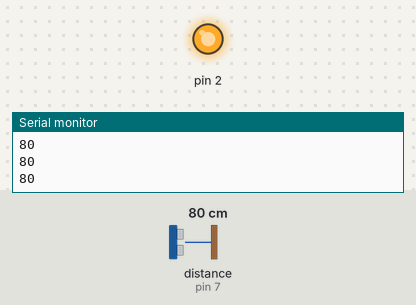
Simulated run of this sketch. Board: Arduino Uno, built with avr-gcc and run on an emulated ATmega328P. On the bench: output pins drawn as LEDs (lit = HIGH), the last lines printed to the serial monitor. Inputs (shaded band) come from the test bench; at power-on: distance to the obstacle (sensor on pin 7) 80 cm.

Above: at 1.2 s.
1.3 s: distance to the obstacle (sensor on pin 7) set to 96 cm
2.8 s: distance to the obstacle (sensor on pin 7) set to 105 cm
At 3.7 s:
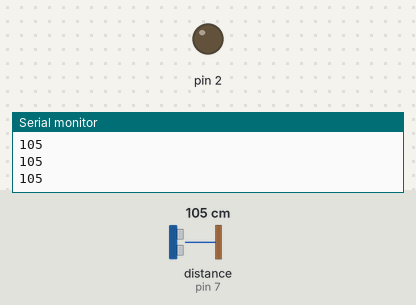
4.3 s: distance to the obstacle (sensor on pin 7) set to 2 cm
At 5.5 s:
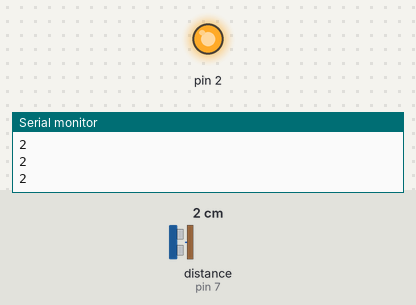
5.8 s: distance to the obstacle (sensor on pin 7) set to 120 cm
At 6.4 s:
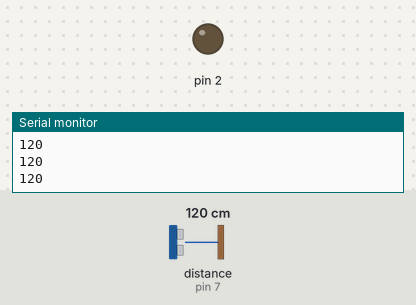
Timing chart, 0 to 8.3 s (numbered marks = the images above; inputs shaded):
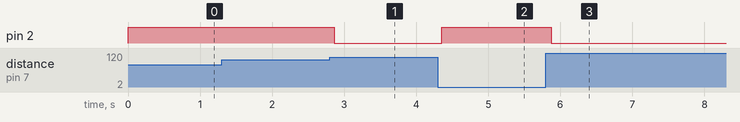

The sketch:

ultrasonic_test.ino
```cpp
#include <Ultrasonic.h>

int distance = 0;
Ultrasonic ultrasonic1(6, 7);

void setup() {
  Serial.begin(9600);
  pinMode(2, OUTPUT);
  digitalWrite(2, LOW);
}

void loop() {
  distance = ultrasonic1.distanceRead();
  Serial.println(distance);
  if (distance < 100)  {
    digitalWrite(2, HIGH);
  } else {
    digitalWrite(2, LOW);
  }
  delay(100);
}
```

Measured:
- the behaviour switches between 99 and 100 cm on distance to the obstacle (sensor on pin 7) (found by bisection; images 0 and 1)
- after the input at 2.8 s, pin 2: HIGH → LOW after 0.07 s
- after the input at 4.3 s, pin 2: LOW → HIGH after 0.06 s
- after the input at 5.8 s, pin 2: HIGH → LOW after 0.08 s
